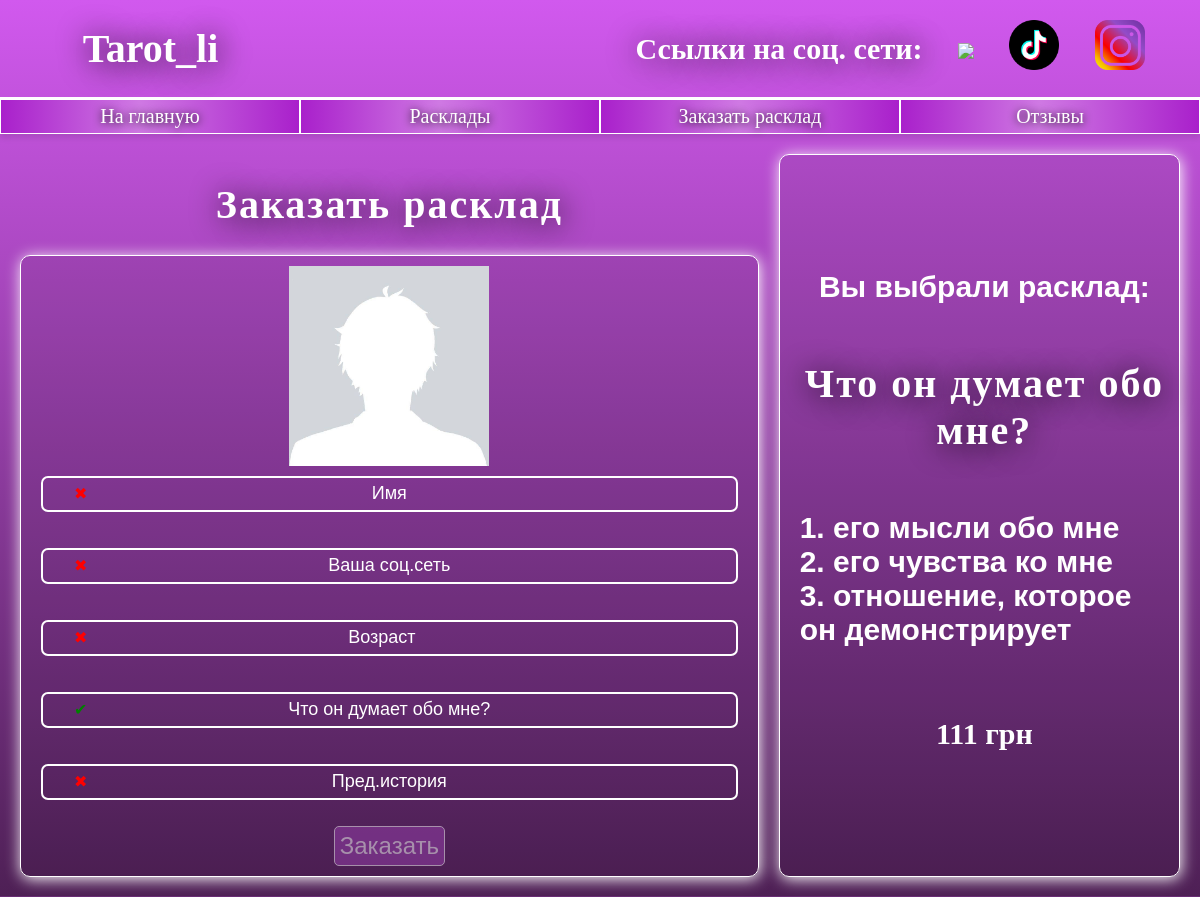
Screenshot of /rasklad/1 with the database file from the repository.
### web/models.py (models this page shows, shortened)
class Rasklad(models.Model):
    name = models.CharField('Название раскладов', max_length= 100)
    voprosi = models.CharField('Вопросы расклада', max_length=1024)
    price = models.IntegerField("Цена")
    description = models.TextField('Описание')
    date = models.DateField('Дата публикации')

### web/views.py (the view, shortened to what this page needs)
# urls.py: path("rasklad/<int:rasklad_id>", views.rasklad, name='rasklad'),
def rasklad(request, rasklad_id = 0):
    error = ''
    if rasklad_id == 0:
        vibor = 'Самый популярный расклад:'
        rasklad = get_object_or_404(Rasklad, name='Что он думает обо мне?')
        form = ZapisInput()
    else:
        vibor = 'Вы выбрали расклад:'
        rasklad = get_object_or_404(Rasklad, id=rasklad_id)
        form = ZapisInput(initial={"rasklad": rasklad.name})
    data = {'form': form, 'error': error, 'rasklad': rasklad, 'vibor': vibor}
    return render(request, "web/rasklad.html", data)

### web/forms.py
class ZapisInput(ModelForm):
    class Meta:
        model = Zapis
        fields = ['sex','name', 'socset', 'age', 'rasklad', 'about']
        widgets = {'sex': HiddenInput(attrs={
            'class': 'rasklad-input',
            'name': 'sex',
            'value': 'Мужской',
            'id': 'sex-field'
        }),
        'name':TextInput(attrs={
            'placeholder': 'Имя',
            'class': 'rasklad-input with-photo',
            'name': 'name'
        }),
        'socset': TextInput(attrs={
            'placeholder': 'Ваша соц.сеть',
            'class': 'rasklad-input',
            'name': 'socset'
        }),
        'age':NumberInput(attrs={
            'placeholder': 'Возраст',
            'class': 'rasklad-input',
            'name': 'username'
        }),
        'rasklad':TextInput(attrs={
            'placeholder': 'Название расклада',
            'class': 'rasklad-input',
            'name': 'rasklad'
        }),
        'about':TextInput(attrs={
            'placeholder': 'Пред.история',
            'class': 'rasklad-input',
            'name': 'about'
        })
        }

### web/templates/web/rasklad.html (shortened to what this page needs)
{% extends 'web/base.html' %}
{% load static %}
{% block content %}
<div class="rasklad-layout">
    <div class="rasklad-left">
        <h1>Заказать расклад</h1>
        <div class="forma">
            <form method="post">
                <img src="{% static 'web/img/man-photo.jpg' %}" id="person-image">
                <div class="field-container">
                    {{ form.name }}
                </div>
                <div class="field-container">
                    {{ form.socset }}
                </div>
                <div class="field-container">
                    {{ form.age }}
                </div>
                <div class="field-container">
                    {{ form.rasklad }}
                </div>
                <div class="field-container">
                    {{ form.about }}
                </div>
                <button class="form-button" type="submit">Заказать</button>
            </form>
        </div>
    </div>
    <div class="rasklad-right">
        <p class="description_ras vibor">{{ vibor }}</p>
        <h1>{{ rasklad.name }}</h1>
        <div class="description_ras"><p>{{ rasklad.description|linebreaksbr }}</p></div>
        <h4>{{ rasklad.price }} грн</h4>
    </div>
</div>
{% endblock %}

### web/static/web/css/index.css (style rules this page uses)
body { background: linear-gradient(180deg, #d159ee 0%, #4e2055 100%); margin: 0; padding: 0; min-height: 100vh; height: 100%; color: white; font-family: "Renju"; background-size: 100% auto; background-position: center; background-repeat: auto; display: flex; justify-content: space-between; flex-direction: column; }
body * { position: relative; z-index: 2; }
h1 { text-align: center; text-shadow: 1px 1px 15px rgb(0, 0, 0); text-shadow: 1px 2px 30px rgb(0, 0, 0); font-size: 40px; }
p { font-weight: bolder; }
.form-button { border: 1px rgb(255, 255, 255) solid; background: linear-gradient(180deg, #a920cb 100%); text-align: center; padding: 5px; font-size: 20px; }
.tovar h3, .tovar h4, .catalog h1 { font-weight: bolder; text-align: center; font-size: 25px; text-shadow: 0px 1px 8px rgb(0, 0, 0); font-family: 'Renju'; src: url("/fonts/Renju") format('otf'); letter-spacing: 2px; }
.catalog h1 { font-size: 40px; text-shadow: 1px 2px 30px rgb(0, 0, 0); font-size: 40px; }
.rasklad-input { margin: 10px; font-size: 18px; text-align: center; width: 350px; height: 30px; border-radius: 7px; border: 2px rgb(255, 255, 255) solid; background-color: transparent; color: white; }
.rasklad-input::placeholder { color: white; }
.forma { display: flex; justify-content: center; }
.forma form { display: flex; justify-content: space-around; align-items: center; flex-direction: column; border: 1px rgb(255, 255, 255) solid; padding: 10px; border-radius: 10px; box-shadow: 1px 2px 15px rgb(255, 255, 255); background-color: rgba(0, 0, 0, 0.077); }
.forma button { font-size: 24px; color: white; background-color: rgb(151, 64, 172); border-radius: 5px; }

### web/static/web/css/otzuvu.css (style rules this page uses)
.form-button { border: 1px rgb(255, 255, 255) solid; text-align: center; padding: 5px; font-size: 24px; color: white; background-color: rgb(151, 64, 172); border-radius: 5px; }

### web/static/web/css/rasklad.css (style rules this page uses)
.rasklad-layout { width: 100%; display: flex; justify-content: stretch; flex-direction: row; align-items: center; }
.rasklad-left { flex: 2; margin-right: 20px; }
.rasklad-right { flex: 1; width: 100%; }
.forma { width: 100%; }
.forma form { width: 100%; }
.rasklad-input { width: 100%; transition: background-color 0.3s ease; }
form img { width: 200px; height: auto; transition: box-shadow 0.3s ease; }
.rasklad-right { width: 100%; align-self: stretch; display: flex; justify-content: center; align-items: center; flex-direction: column; border: 1px rgb(255, 255, 255) solid; padding: 10px; padding-left: 20px; border-radius: 10px; box-shadow: 1px 2px 15px rgb(255, 255, 255); background-color: rgba(0, 0, 0, 0.077); }
.rasklad-right h4 { font-size: 30px; }
.description_ras { width: 100%; font-family: 'Franklin Gothic Medium', 'Arial Narrow', Arial, sans-serif; font-size: 30px; }
.vibor { text-align: center; }

### web/templates/web/rasklad.html (style rules this page uses)
.field-container { position: relative; margin-bottom: 1em; width: 100%; display: flex; justify-content: center; }
.field-container.valid::before { content: "✔"; color: green; position: absolute; left: 6%; top: 50%; transform: translateY(-53%); }
.field-container.invalid::before { content: "✖"; color: red; position: absolute; left: 6%; top: 50%; transform: translateY(-53%); }
button:disabled { opacity: 0.5; cursor: not-allowed; }

### rows the page displays
Rasklad: name "Что он думает обо мне?", description "1. его мысли обо мне 2. его чувства ко мне 3. отношение, которое он демонстрирует", price "111"

### other values shown
{{ vibor }} "Вы выбрали расклад:"
